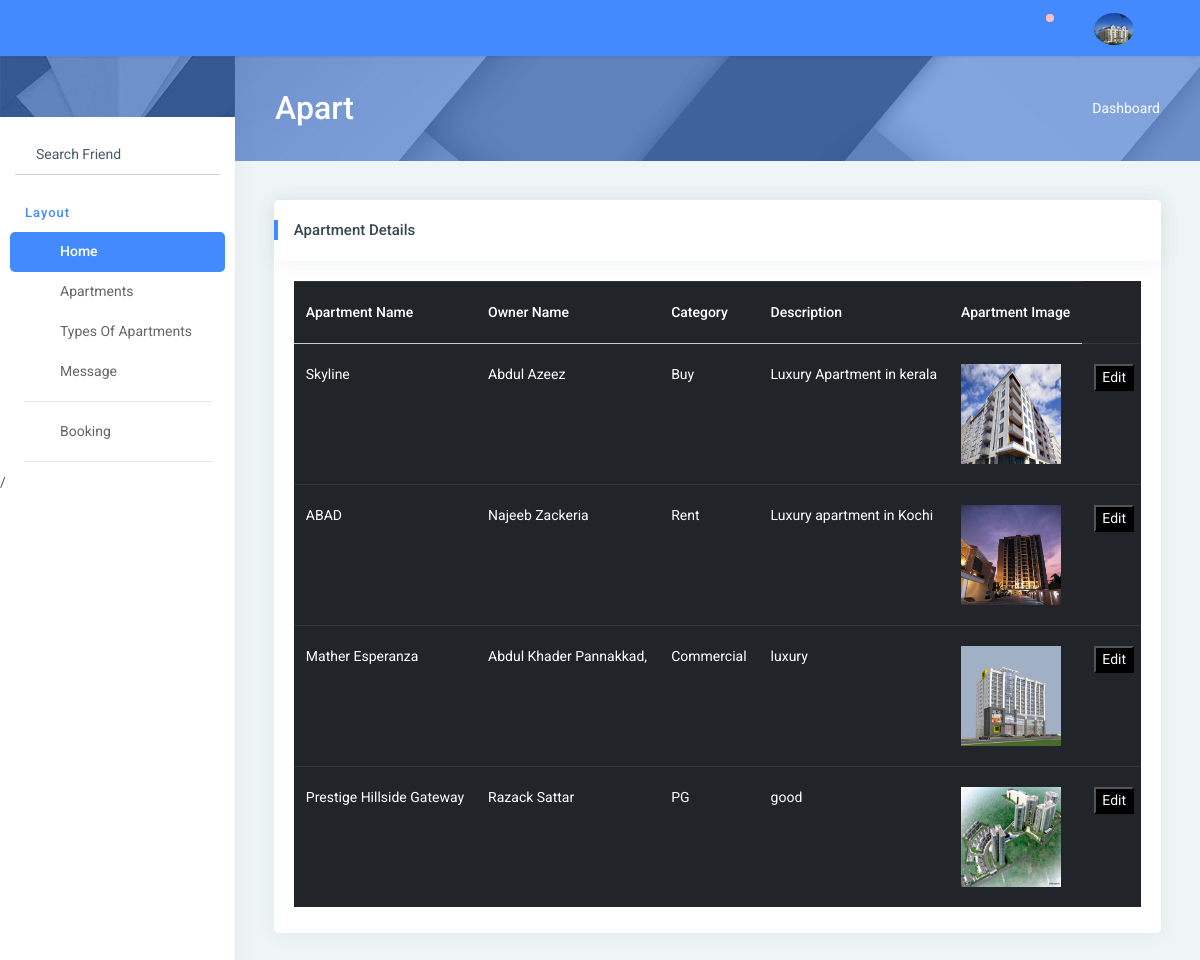
Screenshot of /disp_apartment/ with the database file from the repository.
### myapp/models.py (models this page shows)
class apartmentDb(models.Model):
    Aname=models.CharField(max_length=100,null=True,blank=True)
    Oname=models.CharField(max_length=50,null=True,blank=True)
    Category=models.CharField(max_length=100,null=True,blank=True)
    Image=models.ImageField(upload_to="profile",null=True,blank=True)
    Description=models.CharField(max_length=150,null=True,blank=True)

### myapp/views.py (the view)
# urls.py: path('disp_apartment/',views.disp_apartment,name="disp_apartment"),
def disp_apartment(req):
    data=apartmentDb.objects.all()
    return render(req,"Displayproduct.html",{'data':data})

### myapp/templates/Displayproduct.html (shortened to what this page needs)
<!DOCTYPE html>
{% extends 'index.html' %}
{% block content %}
<html lang="en">
<head>
</head>
<body>
<div class="card">
                                            <div class="card-header">
                                                <h5>Apartment Details</h5>
                                                <div class="card-header-right">
                                                    <ul class="list-unstyled card-option">
                                                        <li><i class="fa fa fa-wrench open-card-option"></i></li>
                                                    </ul>
                                                 </div>
                                            </div>
                                            <div class="card-block table-border-style">
                                                <div class="table-responsive">
                                                    <table class="table table-inverse">
                                                        <thead>
                                                            <tr>
                                                                <th>Apartment Name</th>
                                                                <th>Owner Name</th>
                                                                <th>Category</th>
                                                                <th>Description</th>
                                                                <th>Apartment Image</th>
                                                            </tr>
                                                        </thead>
                                                        <tbody>
                                                        {% for i in data %}
                                                           <tr>
                                                               <td>{{i.Aname}}</td>
                                                               <td>{{i.Oname}}</td>
                                                               <td>{{i.Category}}</td>
                                                               <td>{{i.Description}}</td>
                                                                <td>
                                                                   <img src="{{i.Image.url}}" width="100px" height="100px">
                                                               </td>
                                                               <td>
                                                                   <form action="{% url 'edit_ap' Apartmentid=i.id %}">
                                                                   <button type="submit" style="background-color:black;color:white;">Edit</button>
                                                                       </form>
                                                               </td>
                                                           </tr>
                                                        {% endfor %}
                                                        </tbody>
                                                    </table>
                                                </div>
                                            </div>
                                        </div>
</body>
</html>
{% endblock %}

### myapp/templates/index.html (shortened to what this page needs)
<!DOCTYPE html>
{% load static %}
<html lang="en">
<head>
    <link rel="stylesheet" href="{% static 'assets/pages/waves/css/waves.min.css' %}" type="text/css" media="all">
      <link rel="stylesheet" type="text/css" href="{% static 'assets/css/bootstrap/css/bootstrap.min.css' %}">
      <link rel="stylesheet" href="{% static 'assets/pages/waves/css/waves.min.css' %}" type="text/css" media="all">
      <link rel="stylesheet" type="text/css" href="{% static 'assets/icon/themify-icons/themify-icons.css' %}">
      <link rel="stylesheet" type="text/css" href="{% static 'assets/icon/font-awesome/css/font-awesome.min.css' %}">
      <link rel="stylesheet" type="text/css" href="{% static 'assets/css/jquery.mCustomScrollbar.css' %}">
        <link rel="stylesheet" href="https://www.amcharts.com/lib/3/plugins/export/export.css" type="text/css" media="all" />
      <link rel="stylesheet" type="text/css" href="{% static 'assets/css/style.css' %}">
  </head>
  <body>
  <div id="pcoded" class="pcoded">
      <div class="pcoded-container navbar-wrapper">
          <nav class="navbar header-navbar pcoded-header">
              <div class="navbar-wrapper">
                  <div class="navbar-logo">
                      <a class="mobile-menu waves-effect waves-light" id="mobile-collapse" href="#!">
                          <i class="ti-menu"></i>
                      </a>
                  </div>
                  <div class="navbar-container container-fluid">
                      <ul class="nav-left">
                          <li class="header-search">
                              <div class="main-search morphsearch-search">
                                  <div class="input-group">
                                      <input type="text" class="form-control">
                                      <span class="input-group-addon search-btn"><i class="ti-search"></i></span>
                                  </div>
                              </div>
                          </li>
                          <li>
                              <a href="#!" onclick="javascript:toggleFullScreen()" class="waves-effect waves-light">
                                  <i class="ti-fullscreen"></i>
                              </a>
                          </li>
                      </ul>
                      <ul class="nav-right">
                          <li class="header-notification">
                              <a href="#!" class="waves-effect waves-light">
                                  <i class="ti-bell"></i>
                                  <span class="badge bg-c-red"></span>
                              </a>
                          </li>
                          <li class="user-profile header-notification">
                              <a href="#!" class="waves-effect waves-light">
                                  <img src="{% static 'assets/images/galaxy.jpeg' %}" class="img-radius" alt="User-Profile-Image">
                                  <i class="ti-angle-down"></i>
                              </a>
                          </li>
                      </ul>
                  </div>
              </div>
          </nav>
          <div class="pcoded-main-container">
              <div class="pcoded-wrapper">
                  <nav class="pcoded-navbar">
                      <div class="pcoded-inner-navbar main-menu">
                          <div class="">
                              <div class="main-menu-header">
                                  <div class="user-details">
                                      <span id="more-details"><i class="fa fa-caret-down"></i></span>
                                  </div>
                              </div>
                          </div>
                          <div class="p-15 p-b-0">
                              <form class="form-material">
                                  <div class="form-group form-primary">
                                      <input type="text" name="footer-email" class="form-control" required="">
                                      <label class="float-label"><i class="fa fa-search m-r-10"></i>Search Friend</label>
                                  </div>
                              </form>
                          </div>
                          <div class="pcoded-navigation-label" data-i18n="nav.category.navigation">Layout</div>
                          <ul class="pcoded-item pcoded-left-item">
                              <li class="active">
                                  <a href="{% url 'index_page' %}" class="waves-effect waves-dark">
                                      <span class="pcoded-micon"><i class="ti-home"></i><b>D</b></span>
                                      <span class="pcoded-mtext" data-i18n="nav.dash.main">Home</span>
                                  </a>
                              </li>
                              <li class="pcoded-hasmenu">
                                  <a href="javascript:void(0)" class="waves-effect waves-dark">
                                      <span class="pcoded-micon"><i class="ti-layout-grid2-alt"></i></span>
                                      <span class="pcoded-mtext"  data-i18n="nav.basic-components.main">Apartments</span>
                                  </a>
                                      </li>
                                  </ul>
                              <li class="pcoded-hasmenu">
                                  <a href="javascript:void(0)" class="waves-effect waves-dark">
                                      <span class="pcoded-micon"><i class="ti-layout-grid2-alt"></i></span>
                                      <span class="pcoded-mtext"  data-i18n="nav.basic-components.main">Types Of Apartments</span>
                                  </a>
                                      </li>
                           <li class="pcoded-hasmenu">
                                  <a href="{% url 'contact_dis' %}" class="waves-effect waves-dark">
                                      <span class="pcoded-micon"><i class="ti-layout-grid2-alt"></i></span>
                                      <span class="pcoded-mtext"  data-i18n="nav.basic-components.main">Message</span>
                                  </a>
                              </li>
                          <ul class="pcoded-item pcoded-left-item">
                              <li class="pcoded-hasmenu">
                                  <a href="{% url 'displaybkpg' %}" class="waves-effect waves-dark">
                                      <span class="pcoded-micon"><i class="ti-layout-grid2-alt"></i></span>
                                      <span class="pcoded-mtext"  data-i18n="nav.basic-components.main">Booking</span>
                                  </a>
                              </li>
                          </ul>
/
                      </div>
                  </nav>
                  <div class="pcoded-content">
                      <div class="page-header">
                          <div class="page-block">
                              <div class="row align-items-center">
                                  <div class="col-md-8">
                                      <div class="page-header-title">
                                          <h2 class="m-b-0">Apart</h2>
                                      </div>
                                  </div>
                                  <div class="col-md-4">
                                      <ul class="breadcrumb-title">
                                          <li class="breadcrumb-item">
                                              <a href="index.html"> <i class="fa fa-home"></i> </a>
                                          </li>
                                          <li class="breadcrumb-item"><a href="#!">Dashboard</a>
                                          </li>
                                      </ul>
                                  </div>
                              </div>
                          </div>
                      </div>
                        <div class="pcoded-inner-content">
                            <div class="main-body">
                                <div class="page-wrapper">
                                    <div class="page-body">
                                         {% block content %}{% endblock %}
                        </div>
                    </div>
                </div>
            </div>
        </div>
    </div>
</body>
</html>

### rows the page displays
apartmentDb: Aname "Skyline", Oname "Abdul Azeez", Category "Buy", Description "Luxury Apartment in kerala", Image (picture)
apartmentDb: Aname "ABAD", Oname "Najeeb Zackeria", Category "Rent", Description "Luxury apartment in Kochi", Image (picture)
apartmentDb: Aname "Mather Esperanza", Oname "Abdul Khader Pannakkad,", Category "Commercial", Description "luxury", Image (picture)
apartmentDb: Aname "Prestige Hillside Gateway", Oname "Razack Sattar", Category "PG", Description "good", Image (picture)
